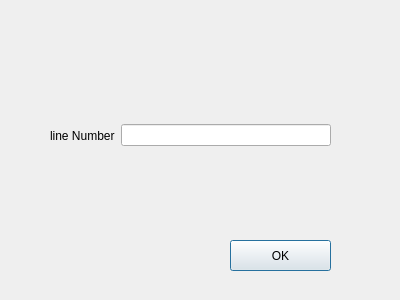
<?xml version="1.0" encoding="UTF-8"?>
<ui version="4.0">
 <class>DeleteDefine</class>
 <widget class="QDialog" name="DeleteDefine">
  <property name="geometry">
   <rect>
    <x>0</x>
    <y>0</y>
    <width>400</width>
    <height>300</height>
   </rect>
  </property>
  <property name="windowTitle">
   <string>Delete Define</string>
  </property>
  <widget class="QWidget" name="layoutWidget">
   <property name="geometry">
    <rect>
     <x>50</x>
     <y>40</y>
     <width>281</width>
     <height>191</height>
    </rect>
   </property>
   <layout class="QHBoxLayout" name="horizontalLayout">
    <item>
     <widget class="QLabel" name="label">
      <property name="text">
       <string>line Number</string>
      </property>
     </widget>
    </item>
    <item>
     <widget class="QLineEdit" name="lineEdit"/>
    </item>
   </layout>
  </widget>
  <widget class="QPushButton" name="pushButton">
   <property name="geometry">
    <rect>
     <x>230</x>
     <y>240</y>
     <width>101</width>
     <height>31</height>
    </rect>
   </property>
   <property name="text">
    <string>OK</string>
   </property>
  </widget>
 </widget>
 <resources/>
 <connections/>
</ui>
